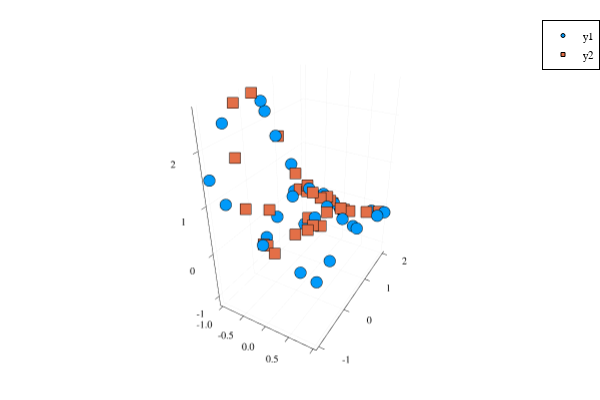

Here is the notebook cell this chart was saved with:
### Code cell
# same with the smolyak grid
# multiple dimensions
using LinearAlgebra
sp = SmolyakParams(2,3, [-1,-1],[1,2])
basis = Basis(sp)   
# get nodes
X, x12 = BasisMatrices.nodes(basis)

# # f at nodes
y = f2(X)
Ymat = [f2(i,j) for i in unique(X[:,1]), j in unique(X[:,2])]


# map domain into unit hypercube
cube = BasisMatrices.dom2cube(X, basis.params[1])
# evaluate basis matrix
eb   = BasisMatrices.build_B(sp.d, sp.mu, cube, sp.pinds)
coef = pinv(eb) * y

xnew = hcat(-1 .+ rand(30)*2 , -1 .+ rand(30)*3)
cube = BasisMatrices.dom2cube(xnew, sp)
eb   = BasisMatrices.build_B(sp.d, sp.mu, cube, sp.pinds)
ynew = eb * coef

scatter(X[:,1],X[:,2],y,markersize=2)
scatter!(xnew[:,1],xnew[:,2],ynew,markersize=2,markershape=:rect)

### Figure 1 — Plotly figure (JSON) as saved in the notebook; plotly's stock layout.template omitted (floating-point values rounded to 4 significant figures)
{"data": [{"colorbar": {"title": ""}, "legendgroup": "y1", "marker": {"color": "rgba(0, 154, 250, 1.000)", "line": {"color": "rgba(0, 0, 0, 1.000)", "width": 1}, "size": 4, "symbol": "circle"}, "mode": "markers", "name": "y1", "scene": "scene", "showlegend": true, "type": "scatter3d", "x": [0, -1, 1, 0, 0, 0.7071, -0.7071, 0, 0, 0.9239, 0.3827, -0.3827, -0.9239, 0, 0, 0, 0, -1, 1, -1, 1, 0.7071, -0.7071, 0.7071, -0.7071, -1, 1, -1, 1], "xaxis": "x", "y": [0.5, 0.5, 0.5, -1, 2, 0.5, 0.5, 1.561, -0.5607, 0.5, 0.5, 0.5, 0.5, 1.886, 1.074, -0.07403, -0.8858, -1, -1, 2, 2, -1, -1, 2, 2, 1.561, 1.561, -0.5607, -0.5607], "yaxis": "y", "z": [0.8776, 2.386, 0.3228, 0.5403, -0.4161, 0.4327, 1.78, 0.01014, 0.8469, 0.3484, 0.5985, 1.287, 2.211, -0.3098, 0.4766, 0.9973, 0.6327, 1.469, 0.1988, -1.131, -0.1531, 0.2664, 1.096, -0.2052, -0.844, 0.02755, 0.003729, 2.302, 0.3116], "zaxis": "z", "zmax": null, "zmin": null}, {"colorbar": {"title": ""}, "legendgroup": "y2", "marker": {"color": "rgba(227, 111, 71, 1.000)", "line": {"color": "rgba(0, 0, 0, 1.000)", "width": 1}, "size": 4, "symbol": "square"}, "mode": "markers", "name": "y2", "scene": "scene", "showlegend": true, "type": "scatter3d", "x": [0.1935, 0.7428, -0.245, 0.06564, -0.7597, 0.8828, 0.08142, 0.6089, 0.4515, -0.04454, -0.8236, -0.8919, -0.04247, -0.617, 0.06399, -0.9836, -0.08805, 0.4883, 0.4658, 0.4723, -0.1354, -0.05989, 0.3413, 0.07665, -0.8615, -0.9796, 0.2151, 0.002132, -0.427, 0.5626], "xaxis": "x", "y": [0.5951, 1.607, 0.42, 1.959, -0.6005, 1.976, 1.088, 1.025, -0.3337, 1.591, 1.502, 0.8469, 1.477, 1.477, -0.964, 0.2284, 1.548, 0.8671, 0.3401, -0.1849, -0.5874, 0.5386, -0.5532, 0.4998, 1.947, -0.2718, -0.9839, -0.9839, -0.8452, -0.07329], "yaxis": "y", "z": [0.6827, -0.01121, 1.167, -0.3544, 1.766, -0.1617, 0.4286, 0.2857, 0.5992, -0.02228, 0.1491, 1.618, 0.097, 0.1644, 0.5348, 2.601, 0.02316, 0.3993, 0.591, 0.6107, 0.954, 0.9114, 0.6028, 0.8129, -0.8732, 2.563, 0.4463, 0.5526, 1.019, 0.5662], "zaxis": "z", "zmax": null, "zmin": null}], "layout": {"annotations": [], "height": 400, "legend": {"bgcolor": "rgba(255, 255, 255, 1.000)", "bordercolor": "rgba(0, 0, 0, 1.000)", "borderwidth": 1, "font": {"color": "rgba(0, 0, 0, 1.000)", "family": "sans-serif", "size": 11}, "title": {"font": {"color": "rgba(0, 0, 0, 1.000)", "family": "sans-serif", "size": 15}, "text": ""}, "tracegroupgap": 0, "traceorder": "normal", "x": 1, "xanchor": "auto", "y": 1, "yanchor": "auto"}, "margin": {"b": 20, "l": 0, "r": 0, "t": 20}, "paper_bgcolor": "rgba(255, 255, 255, 1.000)", "plot_bgcolor": "rgba(255, 255, 255, 1.000)", "scene": {"camera": {"eye": {"x": 1.126, "y": -1.95, "z": 1.3}}, "domain": {"x": [0.03619, 0.9934], "y": [0.03762, 0.9902]}, "xaxis": {"gridcolor": "rgba(0, 0, 0, 0.100)", "gridwidth": 0.5, "linecolor": "rgba(0, 0, 0, 1.000)", "mirror": false, "range": [-1.06, 1.06], "showgrid": true, "showline": true, "showticklabels": true, "tickangle": 0, "tickcolor": "rgb(0, 0, 0)", "tickfont": {"color": "rgba(0, 0, 0, 1.000)", "family": "sans-serif", "size": 11}, "tickmode": "array", "ticks": "inside", "ticktext": ["-1.0", "-0.5", "0.0", "0.5", "1.0"], "tickvals": [-1, -0.5, 0, 0.5, 1], "title": "", "titlefont": {"color": "rgba(0, 0, 0, 1.000)", "family": "sans-serif", "size": 15}, "type": "-", "visible": true, "zeroline": false, "zerolinecolor": "rgba(0, 0, 0, 1.000)"}, "yaxis": {"gridcolor": "rgba(0, 0, 0, 0.100)", "gridwidth": 0.5, "linecolor": "rgba(0, 0, 0, 1.000)", "mirror": false, "range": [-1.09, 2.09], "showgrid": true, "showline": true, "showticklabels": true, "tickangle": 0, "tickcolor": "rgb(0, 0, 0)", "tickfont": {"color": "rgba(0, 0, 0, 1.000)", "family": "sans-serif", "size": 11}, "tickmode": "array", "ticks": "inside", "ticktext": ["-1", "0", "1", "2"], "tickvals": [-1, 0, 1, 2], "title": "", "titlefont": {"color": "rgba(0, 0, 0, 1.000)", "family": "sans-serif", "size": 15}, "type": "-", "visible": true, "zeroline": false, "zerolinecolor": "rgba(0, 0, 0, 1.000)"}, "zaxis": {"gridcolor": "rgba(0, 0, 0, 0.100)", "gridwidth": 0.5, "linecolor": "rgba(0, 0, 0, 1.000)", "mirror": false, "range": [-1.243, 2.713], "showgrid": true, "showline": true, "showticklabels": true, "tickangle": 0, "tickcolor": "rgb(0, 0, 0)", "tickfont": {"color": "rgba(0, 0, 0, 1.000)", "family": "sans-serif", "size": 11}, "tickmode": "array", "ticks": "inside", "ticktext": ["-1", "0", "1", "2"], "tickvals": [-1, 0, 1, 2], "title": "", "titlefont": {"color": "rgba(0, 0, 0, 1.000)", "family": "sans-serif", "size": 15}, "type": "-", "visible": true, "zeroline": false, "zerolinecolor": "rgba(0, 0, 0, 1.000)"}}, "showlegend": true, "width": 600}}
